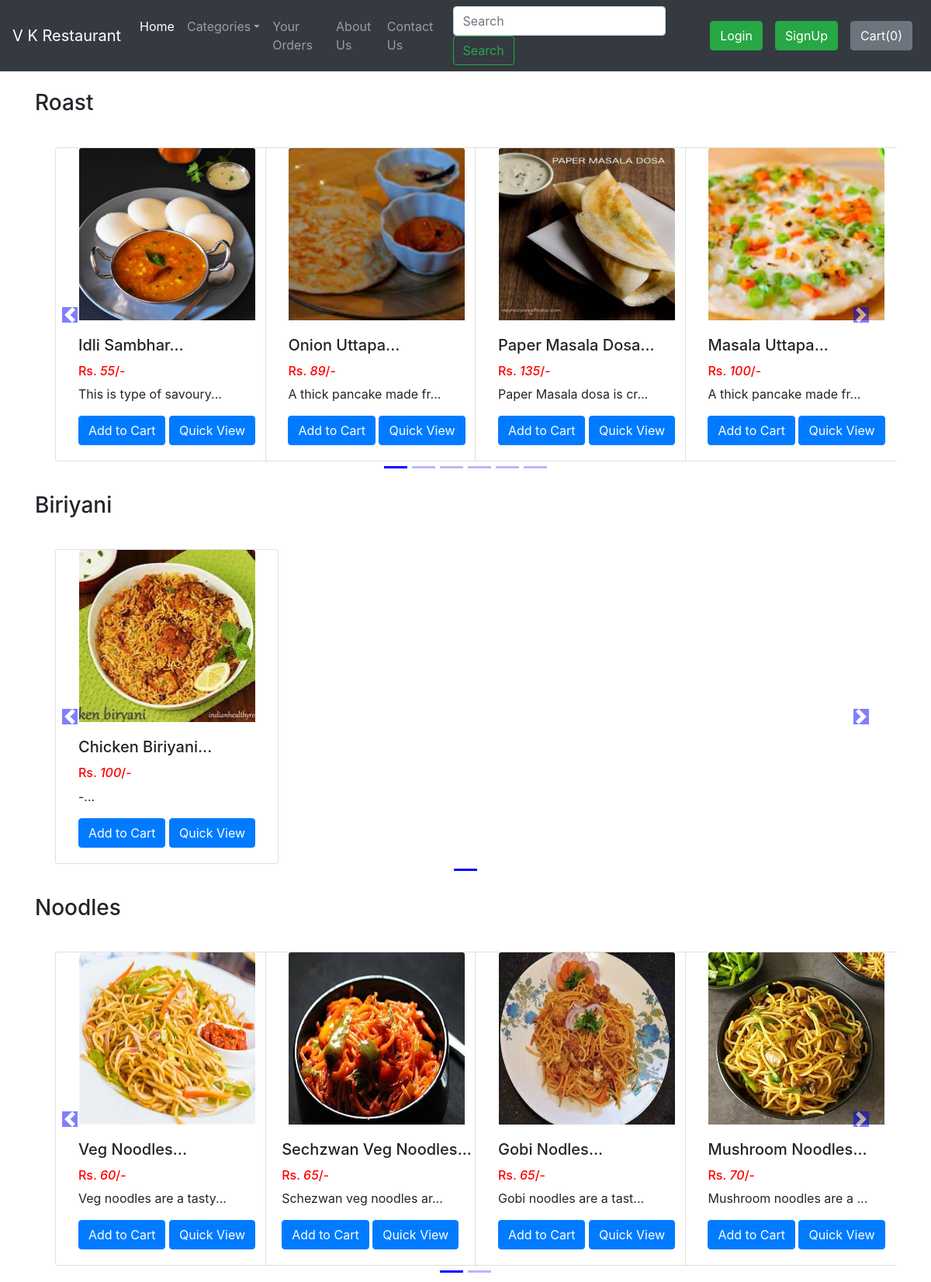
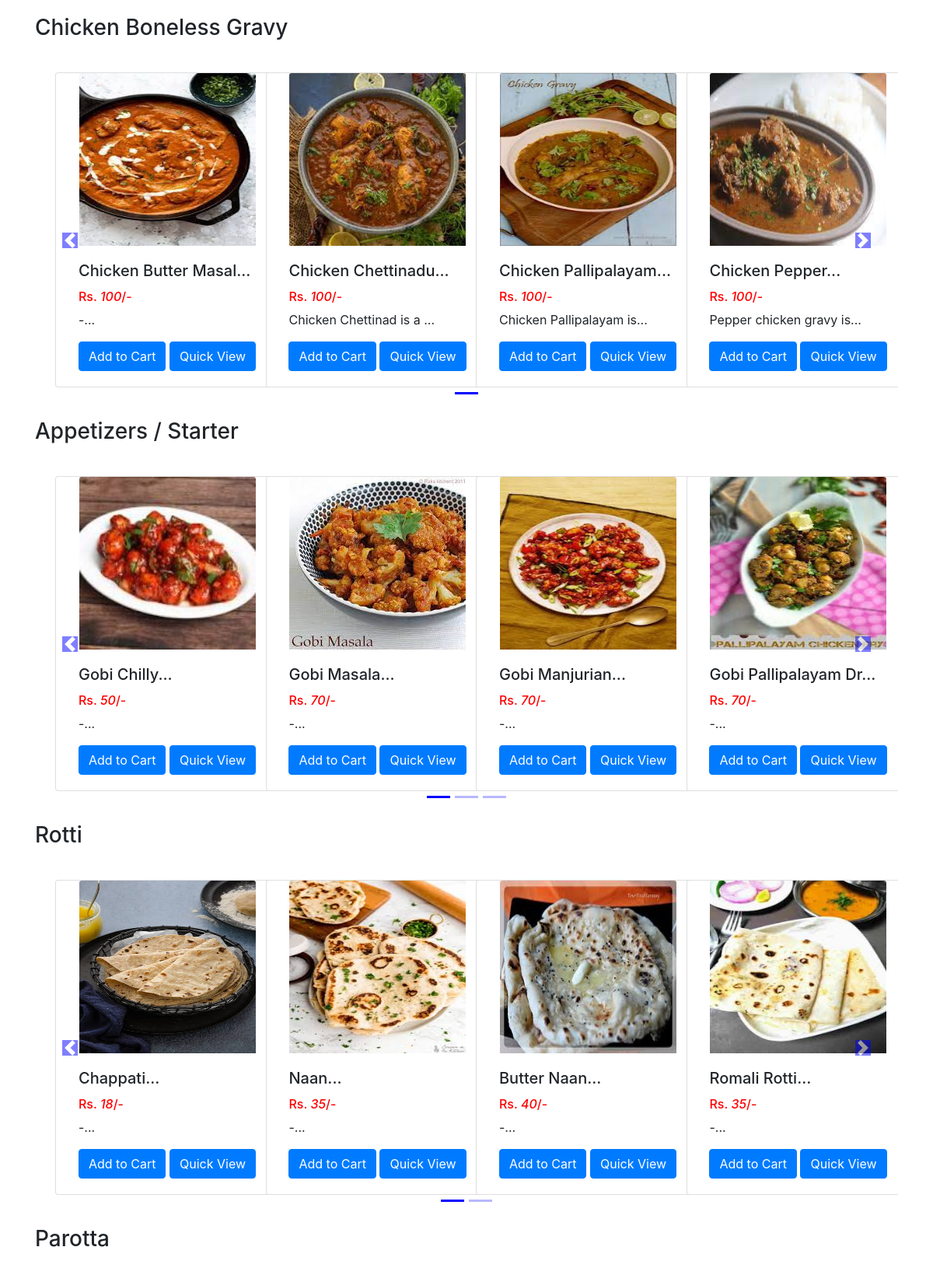
The app's page /shop/ (upper part) with its own data (2 pictures, top to bottom).
### shop/models.py (models this page shows, shortened)
class Product(models.Model):
    product_id = models.AutoField
    product_name = models.CharField(max_length=50)
    category = models.CharField(max_length=50, default="")
    subcategory = models.CharField(max_length=50, default="")
    price = models.IntegerField(default=0)
    desc = models.CharField(max_length=200)
    pub_date = models.DateField()
    image = models.ImageField(upload_to="shop/images", default="")

### shop/views.py (the view)
def index(request):
    allProds = []
    catprods = Product.objects.values('category', 'id')
    cats = {item['category'] for item in catprods}
    for cat in cats:
        prod = Product.objects.filter(category=cat)
        n = len(prod)
        nSlides = n // 4 + ceil((n / 4) - (n // 4))
        allProds.append([prod, range(1, nSlides), nSlides])
    darshan = {'allProds': allProds}
    return render(request, 'shop/index.html', darshan)

### shop/templates/shop/index.html (shortened to what this page needs)
{% extends 'shop/basic.html' %}
  {% block body %}
  {% load static %}
<div class="container">
    {% for product, range, nSlides in allProds %}
    <h3 class="my-4">{{product.0.category}}</h3>
    <div class="row">
        <div id="demo{{forloop.counter}}" class="col carousel slide my-3" data-ride="carousel">
            <ul class="carousel-indicators">
                <li data-target="#demo{{forloop.counter}}" data-slide-to="0" class="active"></li>
                {% for i in range %}
                <li data-target="#demo{{forloop.parentloop.counter}}" data-slide-to="{{i}}"></li>
                {% endfor %}
            </ul>
            <div class="container carousel-inner no-padding">
                <div class="carousel-item active">
                    {% for i in product %}
                    <div class="col-xs-3 col-sm-3 col-md-3">
                        <div class="card align-items-center" style="width: 18rem;">
                            <img src='/media/{{i.image}}' class="card-img-top" alt="...">
                            <div class="card-body">
                                <h5 class="card-title" id="namepr{{i.id}}">{{i.product_name|slice:"0:20"}}...</h5>
                                <h6 style="color: #ff0000">Rs. <i id="pricepr{{i.id}}">{{i.price}}</i>/-</h6>
                                <p class="card-text">{{i.desc|slice:"0:23"}}...</p>
                                <span id="divpr{{i.id}}" class="divpr">
                                    <button id="pr{{i.id}}" class="btn btn-primary cart">Add to Cart</button>
                                </span>
                                <a href="/shop/productView/{{i.id}}"> <button id="qv{{i.id}}" class="btn btn-primary cart">Quick View</button> </a>
                            </div>
                        </div>
                    </div>
                    {% if forloop.counter|divisibleby:4 and forloop.counter > 0 and not forloop.last %}
                </div>
                <div class="carousel-item">
                    {% endif %}
                    {% endfor %}
                </div>
            </div>
        </div>
        <a class="carousel-control-prev" href="#demo{{forloop.counter}}" data-slide="prev">
            <span class="carousel-control-prev-icon"></span>
        </a>
        <a class="carousel-control-next" href="#demo{{forloop.counter}}" data-slide="next">
            <span class="carousel-control-next-icon"></span>
        </a>
    </div>
    {% endfor %}
</div>
{% endblock %}

### records on screen
Product: category "Roast", image (picture), product_name "Idli Sambhar", price "55", desc "This is type of savoury"
Product: image (picture), product_name "Onion Uttapa", price "89", desc "A thick pancake made fr"
Product: image (picture), product_name "Paper Masala Dosa", price "135", desc "Paper Masala dosa is cr"
Product: image (picture), product_name "Masala Uttapa", price "100", desc "A thick pancake made fr"
Product: category "Biriyani", image (picture), product_name "Chicken Biriyani", price "100", desc "-"
Product: category "Noodles", image (picture), product_name "Veg Noodles", price "60", desc "Veg noodles are a tasty"
Product: image (picture), product_name "Sechzwan Veg Noodles", price "65", desc "Schezwan veg noodles ar"
Product: image (picture), product_name "Gobi Nodles", price "65", desc "Gobi noodles are a tast"
Product: image (picture), product_name "Mushroom Noodles", price "70", desc "Mushroom noodles are a"
Product: category "Chicken Boneless Gravy", image (picture), product_name "Chicken Butter Masal", price "100", desc "-"
Product: image (picture), product_name "Chicken Chettinadu", price "100", desc "Chicken Chettinad is a"
Product: image (picture), product_name "Chicken Pallipalayam", price "100", desc "Chicken Pallipalayam is"
Product: image (picture), product_name "Chicken Pepper", price "100", desc "Pepper chicken gravy is"
Product: category "Appetizers / Starter", image (picture), product_name "Gobi Chilly", price "50", desc "-"
Product: image (picture), product_name "Gobi Masala", price "70", desc "-"
Product: image (picture), product_name "Gobi Manjurian", price "70", desc "-"
Product: image (picture), product_name "Gobi Pallipalayam Dr", price "70", desc "-"
Product: category "Rotti", image (picture), product_name "Chappati", price "18", desc "-"
Product: image (picture), product_name "Naan", price "35", desc "-"
Product: image (picture), product_name "Butter Naan", price "40", desc "-"
Product: image (picture), product_name "Romali Rotti", price "35", desc "-"
Product: category "Parotta"
